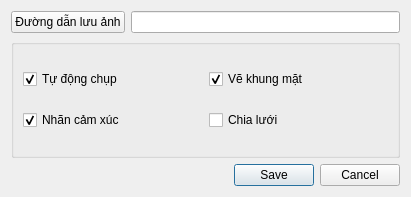
<?xml version="1.0" encoding="UTF-8"?>
<ui version="4.0">
 <class>Dialog</class>
 <widget class="QDialog" name="Dialog">
  <property name="geometry">
   <rect>
    <x>0</x>
    <y>0</y>
    <width>411</width>
    <height>197</height>
   </rect>
  </property>
  <property name="windowTitle">
   <string>Cài đặt</string>
  </property>
  <layout class="QVBoxLayout" name="verticalLayout">
   <item>
    <layout class="QGridLayout" name="gridLayout">
     <item row="0" column="0">
      <layout class="QHBoxLayout" name="horizontalLayout">
       <item>
        <widget class="QPushButton" name="btnpathSave">
         <property name="text">
          <string>Đường dẫn lưu ảnh</string>
         </property>
        </widget>
       </item>
       <item>
        <widget class="QLineEdit" name="pathSave">
         <property name="readOnly">
          <bool>true</bool>
         </property>
        </widget>
       </item>
      </layout>
     </item>
    </layout>
   </item>
   <item>
    <widget class="QGroupBox" name="groupBox">
     <property name="title">
      <string/>
     </property>
     <layout class="QGridLayout" name="gridLayout_2">
      <item row="1" column="1">
       <widget class="QCheckBox" name="chkGrid">
        <property name="text">
         <string>Chia lưới</string>
        </property>
       </widget>
      </item>
      <item row="0" column="0">
       <widget class="QCheckBox" name="chkAutocapt">
        <property name="text">
         <string>Tự động chụp</string>
        </property>
        <property name="checked">
         <bool>true</bool>
        </property>
       </widget>
      </item>
      <item row="1" column="0">
       <widget class="QCheckBox" name="chkEmotionlbl">
        <property name="text">
         <string>Nhãn cảm xúc</string>
        </property>
        <property name="checked">
         <bool>true</bool>
        </property>
       </widget>
      </item>
      <item row="0" column="1">
       <widget class="QCheckBox" name="chkFacebb">
        <property name="text">
         <string>Vẽ khung mặt</string>
        </property>
        <property name="checked">
         <bool>true</bool>
        </property>
       </widget>
      </item>
     </layout>
    </widget>
   </item>
   <item>
    <widget class="QDialogButtonBox" name="buttons">
     <property name="orientation">
      <enum>Qt::Horizontal</enum>
     </property>
     <property name="standardButtons">
      <set>QDialogButtonBox::Cancel|QDialogButtonBox::Save</set>
     </property>
     <property name="centerButtons">
      <bool>false</bool>
     </property>
    </widget>
   </item>
  </layout>
 </widget>
 <resources/>
 <connections/>
</ui>
